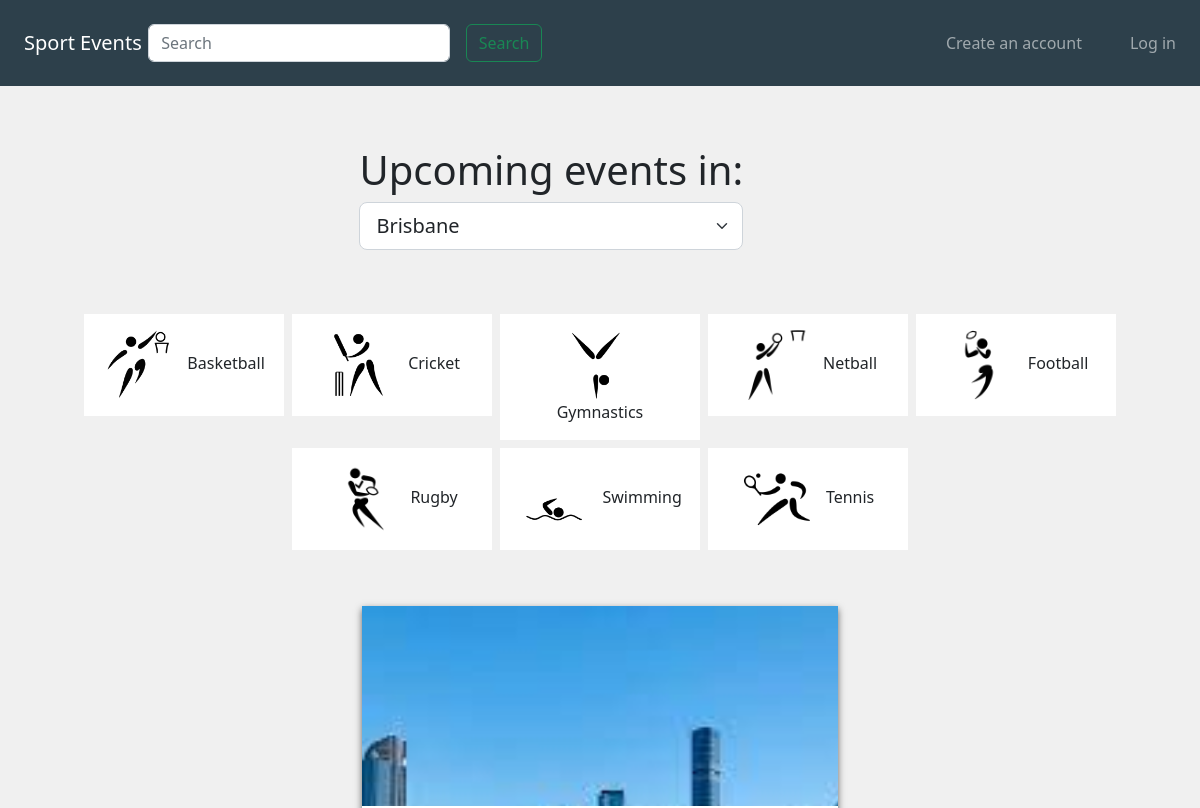
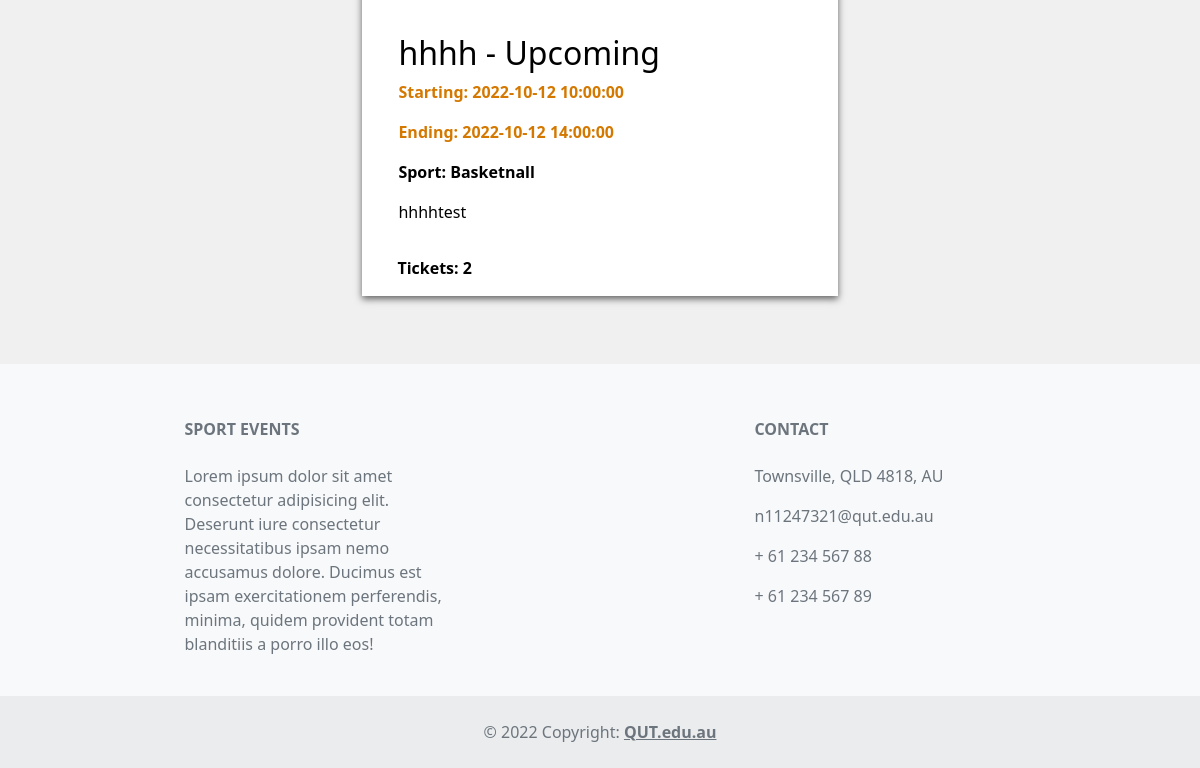
Before: / with the older database file (2 pictures, top to bottom).
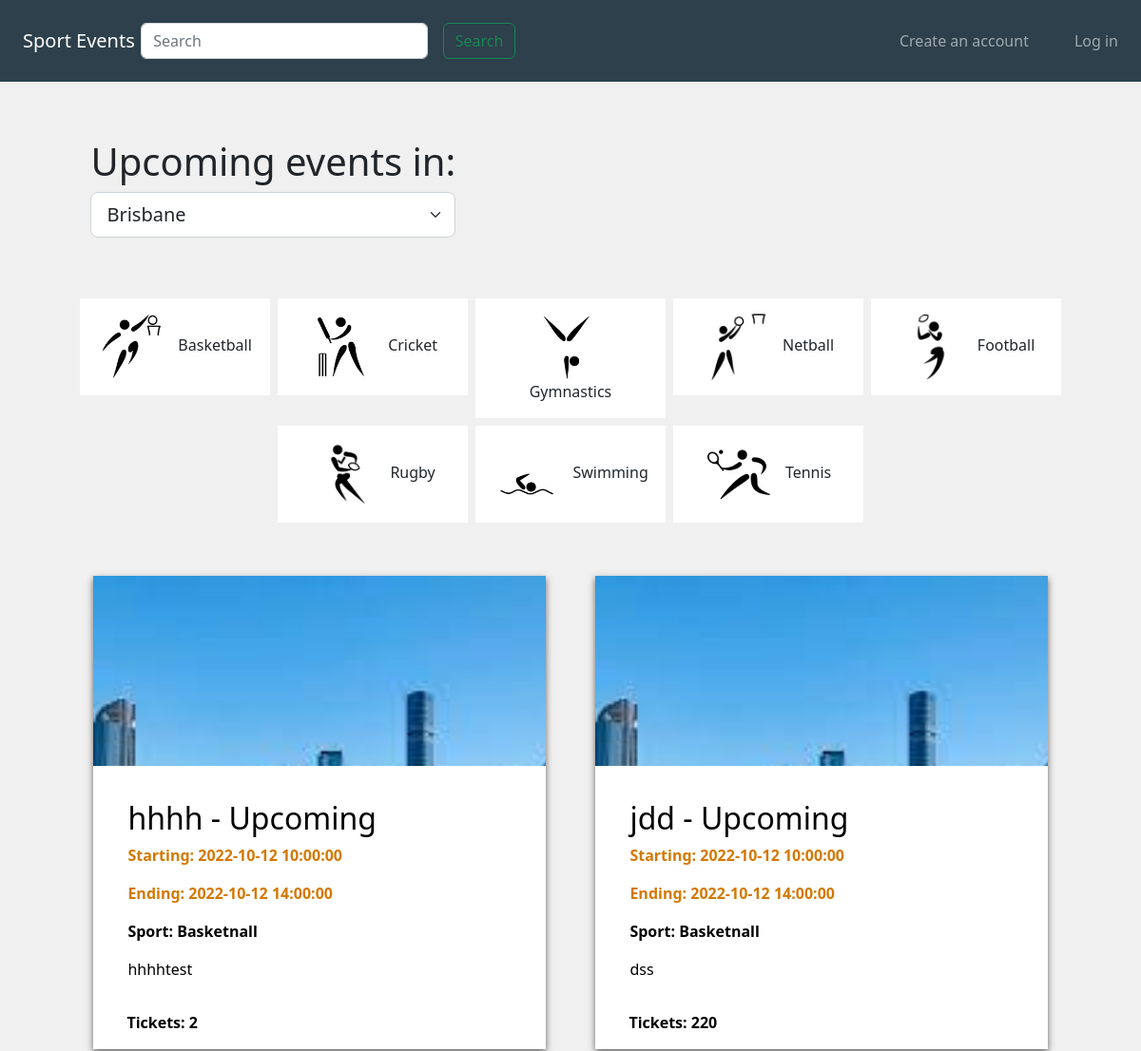
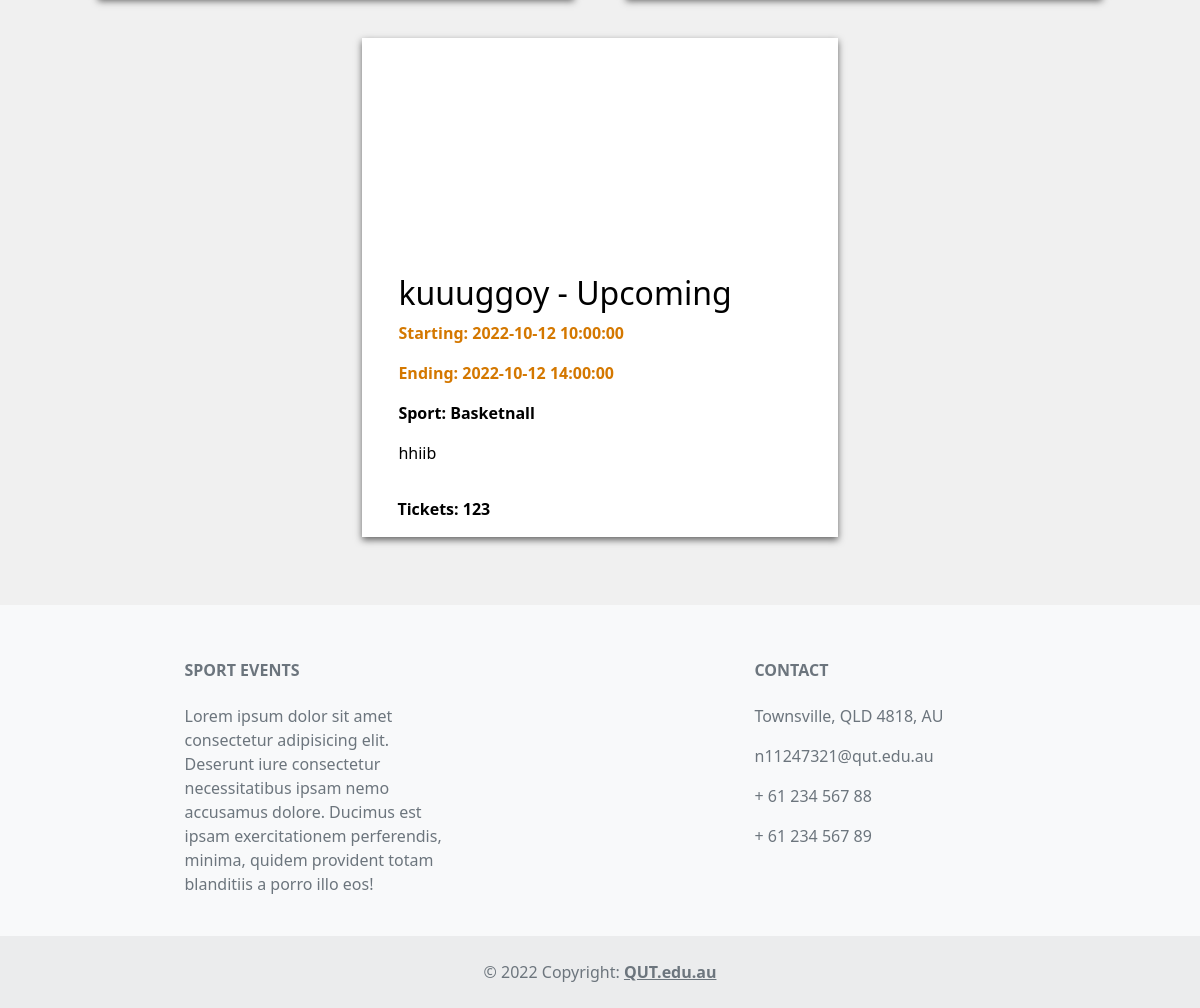
After: the same page with the newer database file (2 pictures, top to bottom).
### website/models.py (models this page shows, shortened)
class Events(db.Model):
    __tablename__ = 'events'
    EventId = db.Column(db.Integer, primary_key=True)
    EventName = db.Column(db.String(80))
    Location = db.Column(db.String(80))
    StartDate = db.Column(db.DateTime)
    EndDate = db.Column(db.DateTime)
    description = db.Column(db.String(500))
    Image = db.Column(db.String(400))
    Status_id = db.Column(db.Integer)
    Catergory_id = db.Column(db.Integer)
    MaxTickets = db.Column(db.Integer)
    UserId = db.Column(db.Integer)
    reviews = db.relationship('Reviews', backref='event')
    bookings = db.relationship('Bookings', backref='event')
    Catergory_id = db.Column(db.Integer, db.ForeignKey('catergories.CatergoryId'))
    Status_id = db.Column(db.Integer, db.ForeignKey('eventStatus.EventStatusId'))
    UserId = db.Column(db.Integer, db.ForeignKey('users.UserId'))

class EventStatus(db.Model):
    __tablename__ = 'eventStatus'
    EventStatusId = db.Column(db.Integer, primary_key=True)
    Status = db.Column(db.String(80))
    Event = db.relationship('Events', backref='Status')
    def __repr__(self): #print
        return "{}".format(self.Status)

class Catergory(db.Model):
    __tablename__ = 'catergories'
    CatergoryId = db.Column(db.Integer, primary_key=True)
    CatergoryName = db.Column(db.String(100))
    Event = db.relationship('Events', backref='CatergoryName')
    def __repr__(self):
        return "{}".format(self.CatergoryName)

### website/views.py (the view)
@bp.route('/')
def index():
    search = request.args.get("search")
    if search is not None:
        eventName = "%" + request.args["search"] + "%"
        events = Events.query.filter(Events.EventName.like(eventName)).all()
        return render_template("index.html", events = events)
    events = Events.query.all()
    return render_template("index.html", events = events) # currently incorrect

### website/templates/index.html (shortened to what this page needs)
{% extends 'base.html' %}
{% block head %}
    <link href="https://cdn.jsdelivr.net/npm/bootstrap@5.2.0/dist/css/bootstrap.min.css" rel="stylesheet">
    <link rel="stylesheet" href="../static/css/style.css">
    <link rel="stylesheet" href="../static/css/index.css">
{% endblock %}
{% block content %}
    <div class="container-fluid m-auto" id="mainBox">
        <div class="UpcomingEventHeader" id="UpcomingEventHeader">
            <form class="form-inline" style="display: inline-block;">
                <h1>Upcoming events in:</h1>
                <select class="form-select form-select-lg">
                    <option>Brisbane</option>
                </select>
            </form>
        </div>
        <div id="SportCategories">
            <form>
                <div class="d-flex flex-row justify-content-center flex-wrap">
                    <div class="noselect">
                        <label class="p-3 m-1 sportPicto" for="cat1">
                            <img class="pictoImg" src="../static/img/pictoImg/basketball.png">
                            Basketball
                        </label>
                    </div>
                    <div class="noselect">
                        <label class="p-3 m-1 sportPicto" for="cat2">
                            <img class="pictoImg" src="../static/img/pictoImg/cricket.png">
                            Cricket
                        </label>
                    </div>
                    <div class="noselect">
                        <label class="p-3 m-1 sportPicto" for="cat3">
                            <img class="pictoImg" src="../static/img/pictoImg/gymnastics.png">
                            Gymnastics
                        </label>
                    </div>
                    <div class="noselect">
                        <label class="p-3 m-1 sportPicto" for="cat4">
                            <img class="pictoImg" src="../static/img/pictoImg/netball.png">
                            Netball
                        </label>
                    </div>
                    <div class="noselect">
                        <label class="p-3 m-1 sportPicto" for="cat5">
                            <img class="pictoImg" src="../static/img/pictoImg/nfl.png">
                            Football
                        </label>
                    </div>
                    <div class="noselect">
                        <label class="p-3 m-1 sportPicto" for="cat6">
                            <img class="pictoImg" src="../static/img/pictoImg/nrl.png">
                            Rugby
                        </label>
                    </div>
                    <div class="noselect">
                        <label class="p-3 m-1 sportPicto" for="cat7">
                            <img class="pictoImg" src="../static/img/pictoImg/swimming.png">
                            Swimming
                        </label>
                    </div>
                    <div class="noselect">
                        <label class="p-3 m-1 sportPicto" for="cat8">
                            <img class="pictoImg" src="../static/img/pictoImg/tennis.png">
                            Tennis
                        </label>
                    </div>
                </div>
            </form>
        </div>
        <div class="p-3"></div>
        <div class="d-flex flex-wrap justify-content-around">
            {% for event in events %}
                <section id="firstEventItem">
                    <a href="{{url_for('event.show', id=event.EventId)}}" class="EventLink">
                        <div class="eventImgContainer">
                            <img class="eventImg" src="{{event.Image}}" alt="{{event.name}}">
                        </div>
                        <div class="eventItem p-3">
                            <h2>{{event.EventName}} - {{event.Status}}</h2>
                            <p class="eventDateTime">Starting: {{event.StartDate}}</p>
                            <p class="eventDateTime">Ending: {{event.EndDate}}</p>
                            <p style="font-weight: bold;">Sport: {{event.CatergoryName}}</p>
                            <div class="eventDescription">
                                <p>{{event.description}}</p>
                            </div>
                        </div>
                        <p class="eventTickets">Tickets: {{event.MaxTickets}}</p>
                    </a>
                </section>
            {% endfor %}
        </div>
    </div>
{% endblock %}

### website/templates/base.html (shortened to what this page needs)
<!DOCTYPE html>
<html lang="en">
    <head>
        {% block head %}
        {% endblock %}
    </head>
    <body>
        <nav class="navbar navbar-expand-xl navbar-dark text-light p-2 navBgColor justify-content-start p-3">
            <div>
                <a class="navbar-brand m-2" href="{{ url_for('main.index') }}">Sport Events</a>
            </div>
            <div class="collapse navbar-collapse justify-content-between navItems" id="navCollapse">
                <form class="form-inline navInput" style="margin-left: -9.5px;" action="{{ url_for('main.index') }}">
                    <div class="d-flex">
                        <input class="form-control m-2" type="text" placeholder="Search" name="search">
                        <button class="btn btn-outline-success m-2" type="submit">Search</button>
                    </div>
                </form>
                {% block navlinks %}
                    {% if current_user.is_authenticated %}
                        <ul class="navbar-nav mr-auto" style="margin-left: -32px;">
                            <ul class="nav-item">
                                <a class="nav-link" href="{{ url_for('event.update') }}">My Events</a>
                            </ul>
                            <ul class="nav-item">
                                <a class="nav-link" href="{{ url_for('event.create') }}">Create an event</a>
                            </ul>
                            <ul class="nav-item">
                                <a class="nav-link" href="{{ url_for('main.userBookingHistory') }}">Booking history</a>
                            </ul>
                            <ul class="nav-item">
                                <a class="nav-link disabled text-muted" href="#">Welcome, {{current_user.FirstName}}</a>
                            </ul>
                            <ul class="nav-item">
                                <a class="nav-link" href="{{ url_for('auth.logout') }}">Log Out</a>
                            </ul>
                        </ul>
                    {% else %}
                        <ul class="navbar-nav mr-auto" style="margin-left: -32px;">
                            <ul class="nav-item">
                                <a class="nav-link" href="{{ url_for('auth.register') }}">Create an account</a>
                            </ul>
                            <ul class="nav-item">
                                <a class="nav-link" href="{{ url_for('auth.login') }}">Log in</a>
                            </ul>
                        </ul>
                    {% endif %}
                {% endblock %}
            </div>
        </nav>
        <main>
            {% block content %}
            {% endblock %}
        </main>
        <div class="p-4"></div>
        <footer class="text-center text-lg-start bg-light text-muted">
            <div class="p-1"></div>
            <div class="container text-center text-md-start mt-5">
                <div class="row mt-3">
                    <div class="col-md-3 col-lg-4 col-xl-3 mx-auto mb-4">
                        <h6 class="text-uppercase fw-bold mb-4">Sport Events</h6>
                        <p>
                        Lorem ipsum dolor sit amet consectetur adipisicing elit. Deserunt iure consectetur necessitatibus ipsam nemo accusamus dolore. Ducimus est ipsam exercitationem perferendis, minima, quidem provident totam blanditiis a porro illo eos!
                        </p>
                    </div>
                    <div class="col-md-4 col-lg-3 col-xl-3 mx-auto mb-md-0 mb-4">
                        <h6 class="text-uppercase fw-bold mb-4">Contact</h6>
                        <p>Townsville, QLD 4818, AU</p>
                        <p>n11247321@qut.edu.au</p>
                        <p>+ 61 234 567 88</p>
                        <p>+ 61 234 567 89</p>
                    </div>
                </div>
            </div>
            <div class="text-center p-4" style="background-color: rgba(0, 0, 0, 0.05);">
                © 2022 Copyright:
                <a class="text-reset fw-bold" href="https://qut.edu.au">QUT.edu.au</a>
            </div>
        </footer>
    </body>
</html>

### website/static/css/style.css (style rules this page uses)
body { background-color: #F0F0F0; }
.navBgColor { background-color: #2d404b; }
@media only screen and (min-width: 991px) { .navInput { width: 410px; } }
@media only screen and (min-width: 991px) { .navItems { margin-left: 0px; } }

### website/static/css/index.css (style rules this page uses)
section { background-color: #FFFFFF; box-shadow: 0px 3px 7px #636363; overflow: hidden; width: 450px; margin: 20px 15px; position: relative; }
.EventLink { text-decoration: none; color: black; }
.EventLink:link, .EventLink:hover, .EventLink:active { text-decoration: none; color: black; }
.eventImgContainer { height: 200px; overflow: hidden; }
#UpcomingEventHeader { margin: 60px 0; }
.eventImg { display: block; margin: auto; width: 150%; }
.eventItem { margin: 20px; }
.eventDescription { overflow: hidden; text-overflow: ellipsis; display: -webkit-box; -webkit-line-clamp: 6; line-clamp: 6; -webkit-box-orient: vertical; margin-bottom: 20px; }
.eventDateTime { color: #D47800; font-weight: bold; }
.eventTickets { font-weight: bold; position: absolute; bottom: 0; margin-left: 35px; }
.sportPicto { width: 200px; background-color: white; text-align: center; }
.pictoImg { width: 70px; margin-right: 10px; }
.noselect { -webkit-touch-callout: none; -webkit-user-select: none; -khtml-user-select: none; -moz-user-select: none; -ms-user-select: none; user-select: none; }
#mainBox { width: 90%; }
@media only screen and (max-width: 1643px) { section { width: 45%; margin: 20px 0; } }

Changed rows visible on the page:
added Events: Image (picture), EventName "jdd", Status "Upcoming", StartDate "2022-10-12 10:00:00", EndDate "2022-10-12 14:00:00", CatergoryName "Basketnall", description "dss", MaxTickets "220"
added Events: EventName "kuuuggoy", Status "Upcoming", StartDate "2022-10-12 10:00:00", EndDate "2022-10-12 14:00:00", CatergoryName "Basketnall", description "hhiib", MaxTickets "123"
